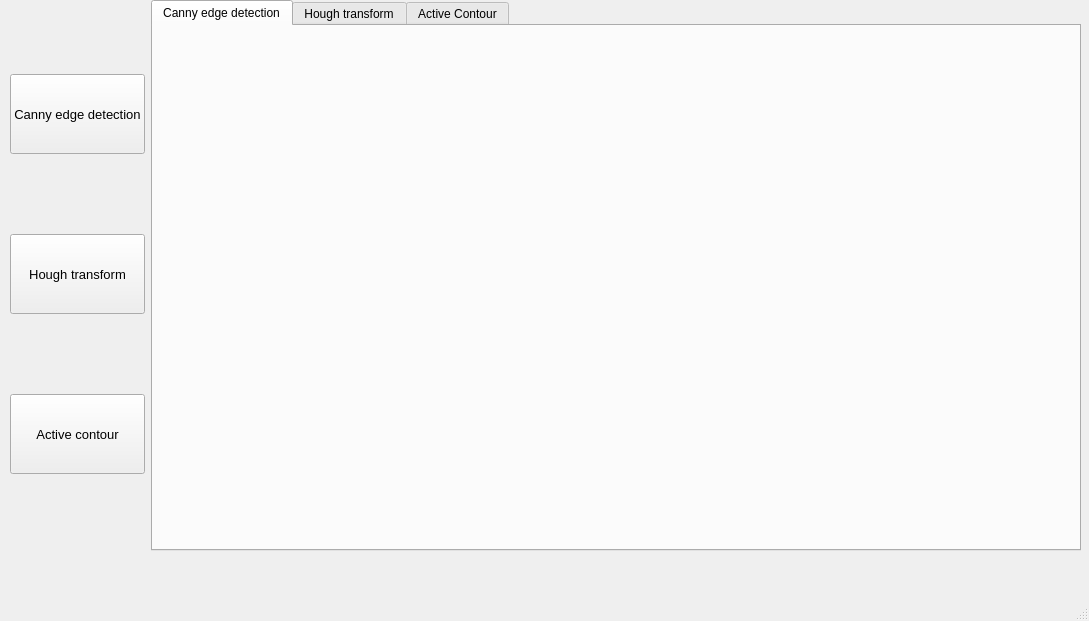
<?xml version="1.0" encoding="UTF-8"?>
<ui version="4.0">
 <class>MainWindow</class>
 <widget class="QMainWindow" name="MainWindow">
  <property name="geometry">
   <rect>
    <x>0</x>
    <y>0</y>
    <width>1089</width>
    <height>621</height>
   </rect>
  </property>
  <property name="windowTitle">
   <string>MainWindow</string>
  </property>
  <widget class="QWidget" name="centralwidget">
   <widget class="QWidget" name="layoutWidget">
    <property name="geometry">
     <rect>
      <x>10</x>
      <y>0</y>
      <width>1071</width>
      <height>551</height>
     </rect>
    </property>
    <layout class="QHBoxLayout" name="horizontalLayout">
     <item>
      <layout class="QVBoxLayout" name="verticalLayout">
       <item>
        <widget class="QPushButton" name="pushButton">
         <property name="minimumSize">
          <size>
           <width>0</width>
           <height>80</height>
          </size>
         </property>
         <property name="font">
          <font>
           <pointsize>10</pointsize>
          </font>
         </property>
         <property name="text">
          <string>Canny edge detection</string>
         </property>
        </widget>
       </item>
       <item>
        <widget class="QPushButton" name="pushButton_2">
         <property name="minimumSize">
          <size>
           <width>0</width>
           <height>80</height>
          </size>
         </property>
         <property name="font">
          <font>
           <pointsize>10</pointsize>
          </font>
         </property>
         <property name="text">
          <string>Hough transform</string>
         </property>
        </widget>
       </item>
       <item>
        <widget class="QPushButton" name="pushButton_3">
         <property name="minimumSize">
          <size>
           <width>0</width>
           <height>80</height>
          </size>
         </property>
         <property name="font">
          <font>
           <pointsize>10</pointsize>
          </font>
         </property>
         <property name="text">
          <string>Active contour</string>
         </property>
        </widget>
       </item>
      </layout>
     </item>
     <item>
      <widget class="QTabWidget" name="tabWidget">
       <property name="currentIndex">
        <number>0</number>
       </property>
       <widget class="QWidget" name="tab">
        <attribute name="title">
         <string>Canny edge detection</string>
        </attribute>
       </widget>
       <widget class="QWidget" name="tab_2">
        <attribute name="title">
         <string>Hough transform</string>
        </attribute>
       </widget>
       <widget class="QWidget" name="tab_3">
        <attribute name="title">
         <string>Active Contour</string>
        </attribute>
        <widget class="QWidget" name="">
         <property name="geometry">
          <rect>
           <x>33</x>
           <y>40</y>
           <width>801</width>
           <height>441</height>
          </rect>
         </property>
         <layout class="QVBoxLayout" name="verticalLayout_2" stretch="1,5">
          <item>
           <layout class="QHBoxLayout" name="horizontalLayout_2">
            <item>
             <widget class="QLabel" name="label">
              <property name="font">
               <font>
                <pointsize>16</pointsize>
               </font>
              </property>
              <property name="text">
               <string>Image with border</string>
              </property>
             </widget>
            </item>
            <item>
             <widget class="QPushButton" name="pushButton_4">
              <property name="font">
               <font>
                <pointsize>14</pointsize>
               </font>
              </property>
              <property name="text">
               <string>Start</string>
              </property>
             </widget>
            </item>
            <item>
             <widget class="QPushButton" name="pushButton_5">
              <property name="font">
               <font>
                <pointsize>12</pointsize>
               </font>
              </property>
              <property name="text">
               <string>Clear</string>
              </property>
             </widget>
            </item>
           </layout>
          </item>
          <item>
           <widget class="PlotWidget" name="image_1" native="true"/>
          </item>
         </layout>
        </widget>
       </widget>
      </widget>
     </item>
    </layout>
   </widget>
  </widget>
  <widget class="QMenuBar" name="menubar">
   <property name="geometry">
    <rect>
     <x>0</x>
     <y>0</y>
     <width>1089</width>
     <height>26</height>
    </rect>
   </property>
  </widget>
  <widget class="QStatusBar" name="statusbar"/>
 </widget>
 <customwidgets>
  <customwidget>
   <class>PlotWidget</class>
   <extends>QWidget</extends>
   <header>pyqtgraph</header>
   <container>1</container>
  </customwidget>
 </customwidgets>
 <resources/>
 <connections/>
</ui>
